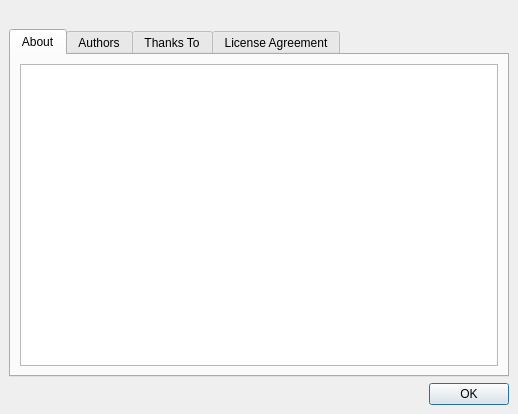
<ui version="4.0" >
 <class>AboutDialog</class>
 <widget class="QDialog" name="AboutDialog" >
  <property name="geometry" >
   <rect>
    <x>0</x>
    <y>0</y>
    <width>518</width>
    <height>414</height>
   </rect>
  </property>
  <property name="windowTitle" >
   <string>About Qmmp</string>
  </property>
  <layout class="QVBoxLayout" >
   <property name="margin" >
    <number>9</number>
   </property>
   <property name="spacing" >
    <number>6</number>
   </property>
   <item>
    <widget class="QLabel" name="pixmapLabel" >
     <property name="text" >
      <string/>
     </property>
     <property name="pixmap" >
      <pixmap resource="images/images.qrc" >:/logo-qmmp.png</pixmap>
     </property>
     <property name="alignment" >
      <set>Qt::AlignCenter</set>
     </property>
    </widget>
   </item>
   <item>
    <widget class="QTabWidget" name="tabWidget" >
     <property name="currentIndex" >
      <number>0</number>
     </property>
     <widget class="QWidget" name="aboutTab" >
      <attribute name="title" >
       <string>About</string>
      </attribute>
      <layout class="QGridLayout" >
       <property name="margin" >
        <number>9</number>
       </property>
       <property name="spacing" >
        <number>6</number>
       </property>
       <item row="0" column="0" >
        <widget class="QTextEdit" name="aboutTextEdit" >
         <property name="readOnly" >
          <bool>true</bool>
         </property>
        </widget>
       </item>
      </layout>
     </widget>
     <widget class="QWidget" name="authorsTab" >
      <attribute name="title" >
       <string>Authors</string>
      </attribute>
      <layout class="QGridLayout" >
       <property name="margin" >
        <number>9</number>
       </property>
       <property name="spacing" >
        <number>6</number>
       </property>
       <item row="0" column="0" >
        <widget class="QTextEdit" name="authorsTextEdit" >
         <property name="readOnly" >
          <bool>true</bool>
         </property>
        </widget>
       </item>
      </layout>
     </widget>
     <widget class="QWidget" name="thanksToTab" >
      <attribute name="title" >
       <string>Thanks To</string>
      </attribute>
      <layout class="QHBoxLayout" >
       <property name="margin" >
        <number>9</number>
       </property>
       <property name="spacing" >
        <number>6</number>
       </property>
       <item>
        <widget class="QTextEdit" name="thanksToTextEdit" >
         <property name="readOnly" >
          <bool>true</bool>
         </property>
        </widget>
       </item>
      </layout>
     </widget>
     <widget class="QWidget" name="licenseTab" >
      <attribute name="title" >
       <string>License Agreement</string>
      </attribute>
      <layout class="QGridLayout" >
       <property name="margin" >
        <number>9</number>
       </property>
       <property name="spacing" >
        <number>6</number>
       </property>
       <item row="0" column="0" >
        <widget class="QTextEdit" name="licenseTextEdit" >
         <property name="readOnly" >
          <bool>true</bool>
         </property>
         <property name="overwriteMode" >
          <bool>true</bool>
         </property>
        </widget>
       </item>
      </layout>
     </widget>
    </widget>
   </item>
   <item>
    <widget class="QDialogButtonBox" name="buttonBox" >
     <property name="orientation" >
      <enum>Qt::Horizontal</enum>
     </property>
     <property name="standardButtons" >
      <set>QDialogButtonBox::Ok</set>
     </property>
    </widget>
   </item>
  </layout>
 </widget>
 <resources>
  <include location="images/images.qrc" />
 </resources>
 <connections>
  <connection>
   <sender>buttonBox</sender>
   <signal>accepted()</signal>
   <receiver>AboutDialog</receiver>
   <slot>accept()</slot>
   <hints>
    <hint type="sourcelabel" >
     <x>248</x>
     <y>254</y>
    </hint>
    <hint type="destinationlabel" >
     <x>157</x>
     <y>274</y>
    </hint>
   </hints>
  </connection>
  <connection>
   <sender>buttonBox</sender>
   <signal>rejected()</signal>
   <receiver>AboutDialog</receiver>
   <slot>reject()</slot>
   <hints>
    <hint type="sourcelabel" >
     <x>316</x>
     <y>260</y>
    </hint>
    <hint type="destinationlabel" >
     <x>286</x>
     <y>274</y>
    </hint>
   </hints>
  </connection>
 </connections>
</ui>
